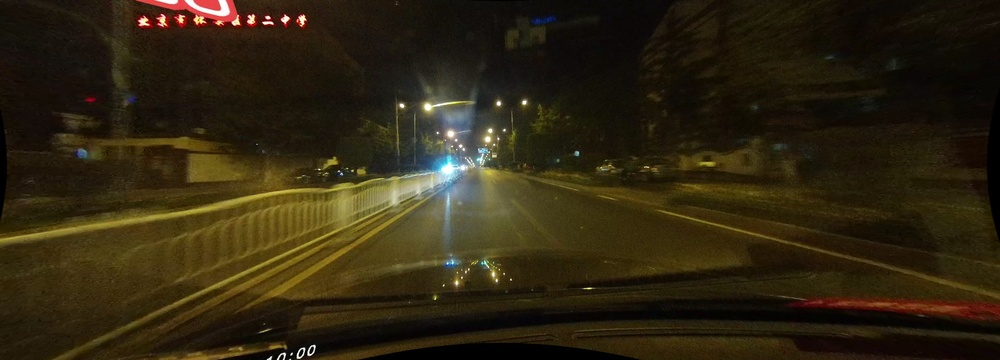
#> input picture data/samples/challenging/06042110_0531_00000.jpg, 1000 x 360 px, shrunk from 1640 x 590 before the run
$ python -i edge_extraction.py   (imports and definitions only)   (older library calls are emulated)
#> lines starting #> are read from the running program, lines starting #| are printed output that depends on the picture; after the words box and inside, x2 and y2 are one past the last pixel; in counts of white or black regions, pixels touching at a corner belong together
"""Hai cach trich xuat edge evidence de so sanh: Canny vs Sobel."""
import cv2
import numpy as np


def canny_edges(gray, low_thresh=50, high_thresh=150):
    return cv2.Canny(gray, low_thresh, high_thresh)


def sobel_edges(gray, ksize=3, thresh=50):
    """Gradient magnitude theo ca x va y, threshold ra binary edge map."""
    sobel_x = cv2.Sobel(gray, cv2.CV_64F, 1, 0, ksize=ksize)
    sobel_y = cv2.Sobel(gray, cv2.CV_64F, 0, 1, ksize=ksize)
    magnitude = np.sqrt(sobel_x ** 2 + sobel_y ** 2)
    magnitude = np.uint8(255 * magnitude / (magnitude.max() + 1e-6))
    _, binary = cv2.threshold(magnitude, thresh, 255, cv2.THRESH_BINARY)
    return binary


def sobel_x_threshold(gray, ksize=3, thresh=(20, 100)):
    """Gradient theo rieng truc x (vach lane gan nhu doc -> gradient x manh hon gradient y)."""
    sobel_x = cv2.Sobel(gray, cv2.CV_64F, 1, 0, ksize=ksize)
    abs_sobel = np.abs(sobel_x)
    scaled = np.uint8(255 * abs_sobel / (abs_sobel.max() + 1e-6))
    binary = np.zeros_like(scaled)
    binary[(scaled >= thresh[0]) & (scaled <= thresh[1])] = 255
    return binary


def combine_color_gradient(img_bgr, gray, sobel_thresh=(20, 100), s_thresh=(120, 255)):
    """Hop nhat 2 nguon evidence bang OR: pixel duoc coi la lane neu thoa 1 trong 2 dieu kien.
    Sobel-x bat duoc truong hop mau nhat nhung tuong phan do sang ro (vach trang).
    S-channel bat duoc truong hop tuong phan do sang thap nhung khac mau ro (vach vang tren nen xam)."""
    sobel_bin = sobel_x_threshold(gray, thresh=sobel_thresh)
    s_bin = hls_s_channel_threshold(img_bgr, thresh=s_thresh)
    combined = np.zeros_like(sobel_bin)
    combined[(sobel_bin > 0) | (s_bin > 0)] = 255
    return combined


def lane_color_mask(img_bgr, gray, brightness_thresh=170, s_thresh=(120, 255)):
    """Mask 'co the la mau vach lane' (trang HOAC vang), dung de AND voi edge map truoc Hough
    (Pipeline A) nham loai cac cau truc hinh hoc giong lane nhung khong dung mau (vd rao chan
    kim loai mau xam): trang = sang (gray > brightness_thresh), vang = bao hoa mau cao (S-channel).
    Khac voi combine_color_gradient (OR voi sobel, dung lam evidence chinh cho Pipeline B), ham nay
    chi dung lam MASK LOC, khong tu sinh ra edge."""
    bright = np.zeros_like(gray)
    bright[gray > brightness_thresh] = 255
    yellow = hls_s_channel_threshold(img_bgr, thresh=s_thresh)
    mask = np.zeros_like(gray)
    mask[(bright > 0) | (yellow > 0)] = 255
    return mask


def hls_s_channel_threshold(img_bgr, thresh=(120, 255)):
    """Threshold tren S-channel (HLS) de bat vach trang/vang on dinh hon duoi bong/anh sang manh."""
    hls = cv2.cvtColor(img_bgr, cv2.COLOR_BGR2HLS)
    s_channel = hls[:, :, 2]
    binary = np.zeros_like(s_channel)
    binary[(s_channel >= thresh[0]) & (s_channel <= thresh[1])] = 255
    return binary

>>> import cv2
>>> picture = cv2.imread('../data/samples/challenging/06042110_0531_00000.jpg', cv2.IMREAD_GRAYSCALE)
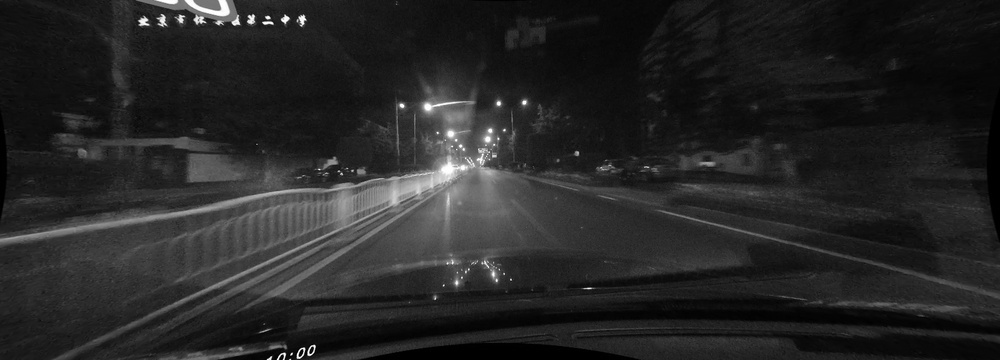
#> picture: shape (360, 1000); min 0, max 255, mean 38.2
>>> result = sobel_edges(picture)
#> in sobel_edges, `sobel_x = cv2.Sobel(gray, cv2.CV_64F, 1, 0, ksize=ksize)`:
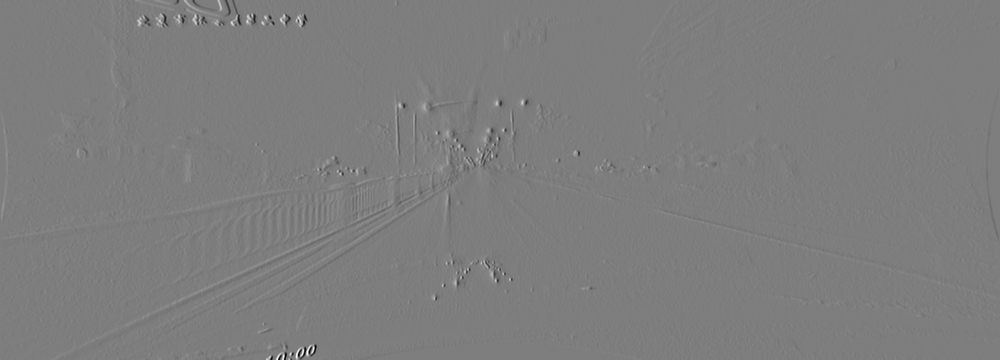
#> sobel_x: shape (360, 1000) float64; min -983, max 1006, mean -0.1; drawn with min black and max white
#> in sobel_edges, `magnitude = np.sqrt(sobel_x ** 2 + sobel_y ** 2)`:
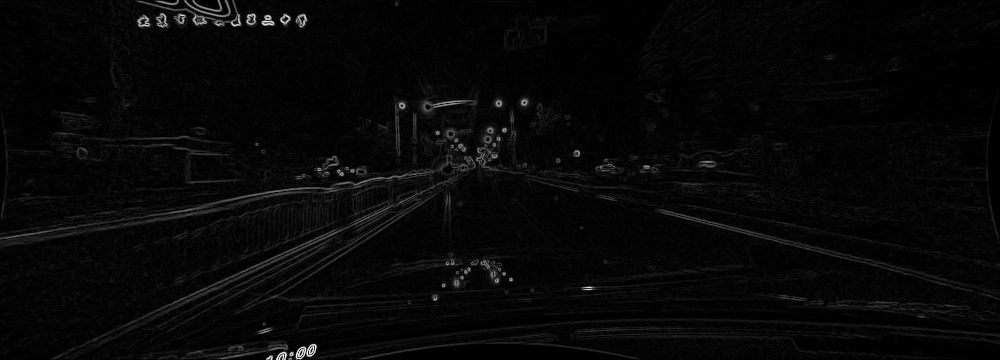
#> magnitude: shape (360, 1000) float64; min 0, max 1012.6, mean 30.3; drawn with min black and max white
#> in sobel_edges, `_, binary = cv2.threshold(magnitude, thresh, 255, cv2.THRESH_BINARY)`:
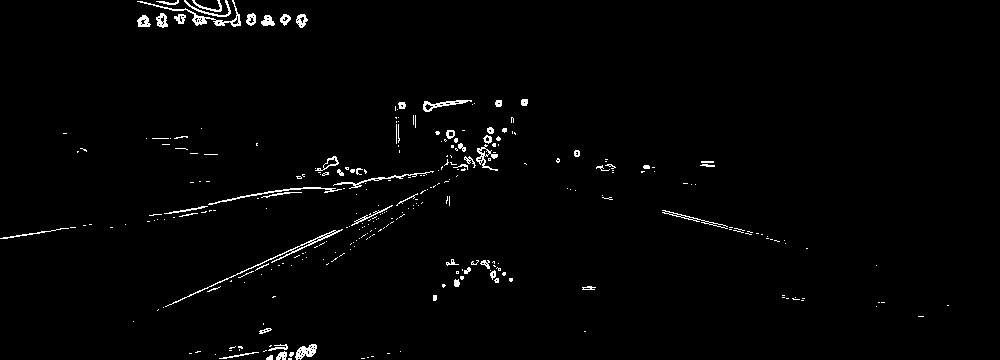
#> binary: shape (360, 1000); 1.6% white in thin lines or dots

$ run again, on data/samples/challenging/06042110_0531_00090.jpg
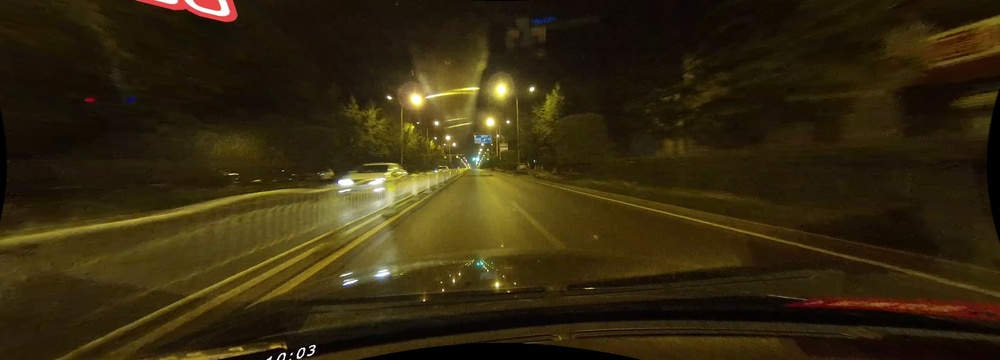
#> input picture data/samples/challenging/06042110_0531_00090.jpg, 1000 x 360 px, shrunk from 1640 x 590 before the run
#> in sobel_edges, `sobel_x = cv2.Sobel(gray, cv2.CV_64F, 1, 0, ksize=ksize)`:
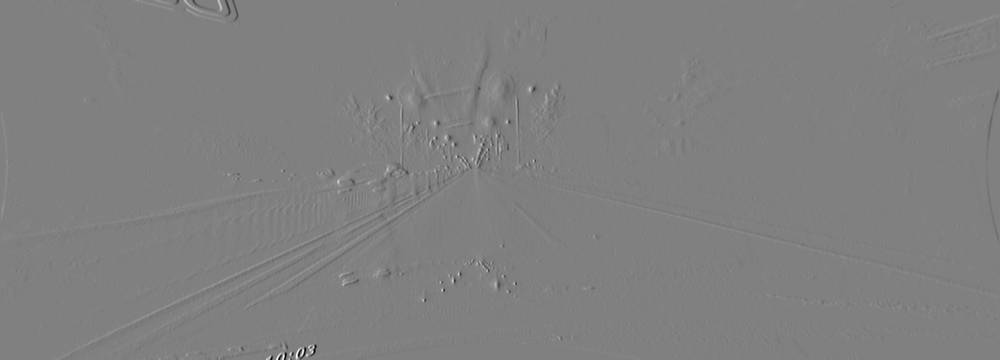
#> sobel_x: shape (360, 1000) float64; min -1006, max 991, mean 0; drawn with min black and max white
#> in sobel_edges, `_, binary = cv2.threshold(magnitude, thresh, 255, cv2.THRESH_BINARY)`:
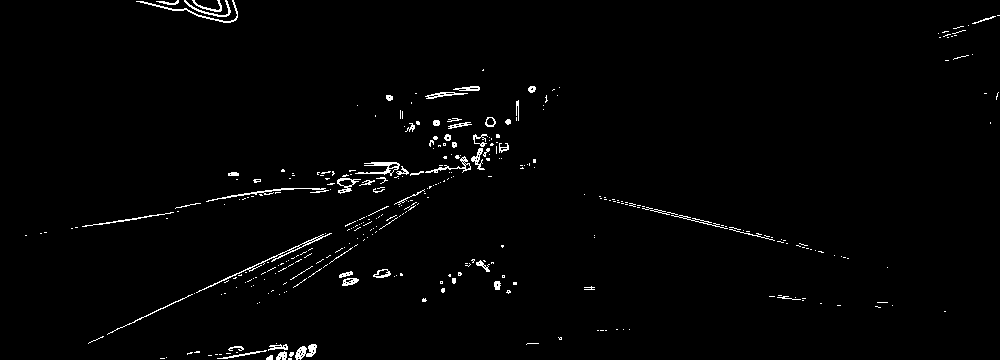
#> binary: shape (360, 1000); 1.5% white in thin lines or dots

$ run again, on data/samples/challenging/06042110_0531_00180.jpg
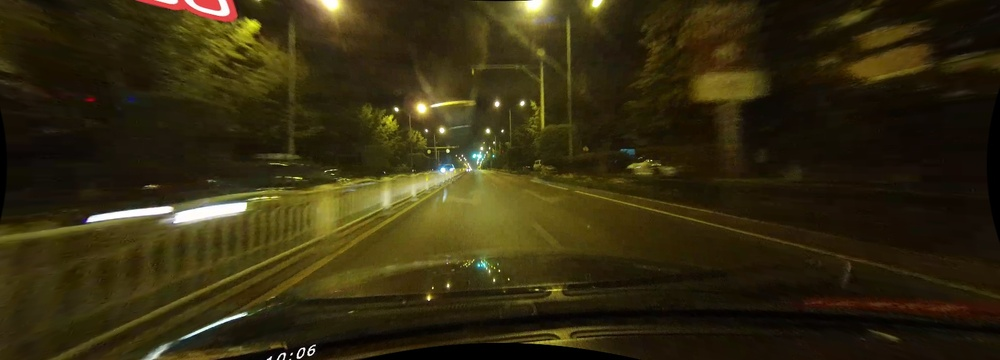
#> input picture data/samples/challenging/06042110_0531_00180.jpg, 1000 x 360 px, shrunk from 1640 x 590 before the run
#> in sobel_edges, `sobel_x = cv2.Sobel(gray, cv2.CV_64F, 1, 0, ksize=ksize)`:
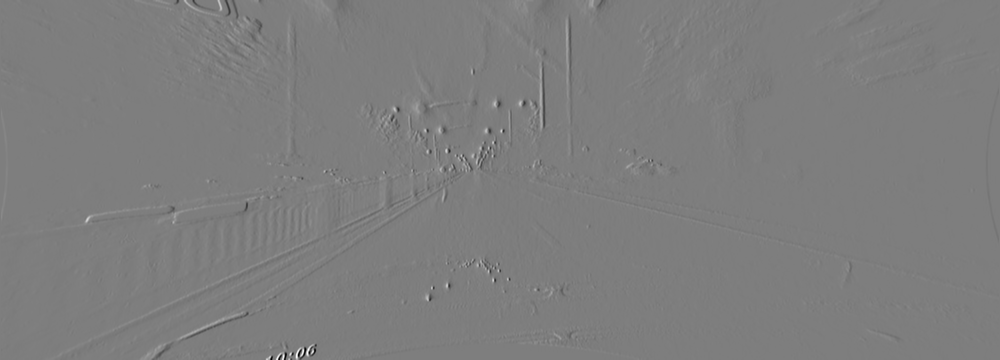
#> sobel_x: shape (360, 1000) float64; min -980, max 1001, mean -0.1; drawn with min black and max white
#> in sobel_edges, `_, binary = cv2.threshold(magnitude, thresh, 255, cv2.THRESH_BINARY)`:
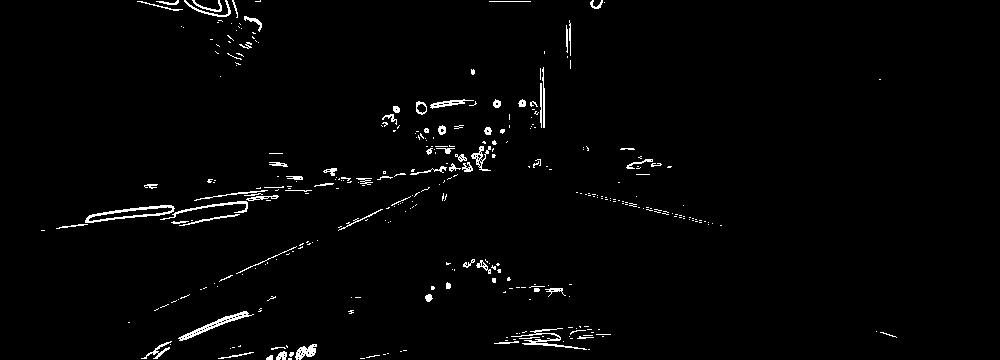
#> binary: shape (360, 1000); 1.8% white in thin lines or dots, all inside (x1, y1, x2, y2) = (41, 0, 897, 360)

$ run again, on data/samples/challenging/06042110_0531_00270.jpg
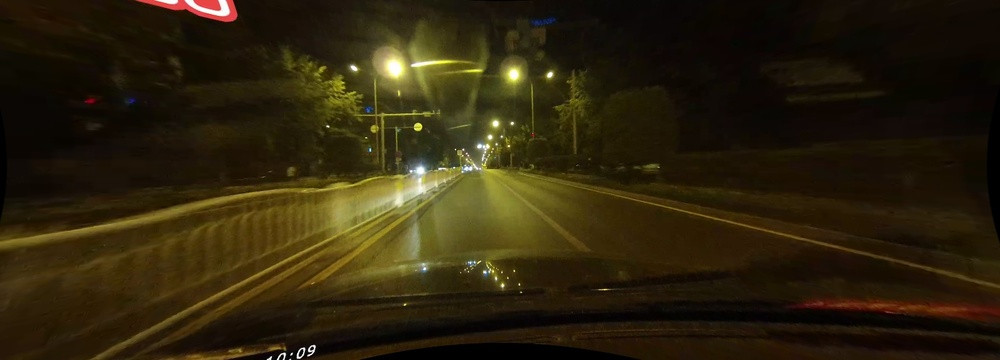
#> input picture data/samples/challenging/06042110_0531_00270.jpg, 1000 x 360 px, shrunk from 1640 x 590 before the run
#> `picture = cv2.imread('../data/samples/challenging/06042110_0531_00000...`:
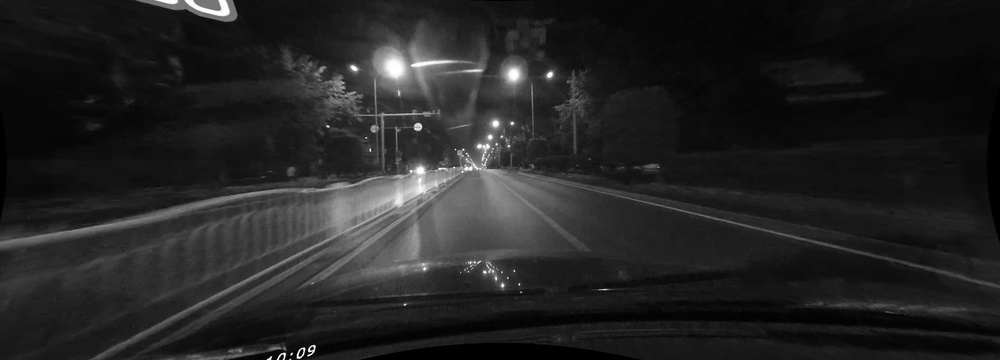
#> picture: shape (360, 1000); min 0, max 255, mean 35.7
#> in sobel_edges, `_, binary = cv2.threshold(magnitude, thresh, 255, cv2.THRESH_BINARY)`:
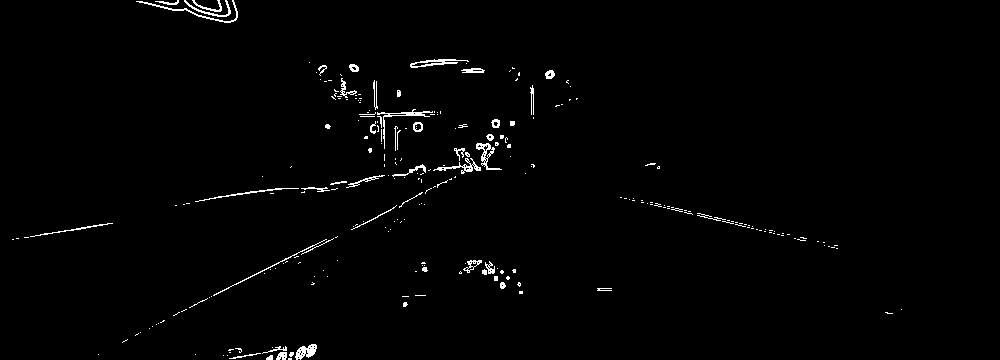
#> binary: shape (360, 1000); 1.3% white in thin lines or dots, all inside (x1, y1, x2, y2) = (12, 0, 902, 360)
